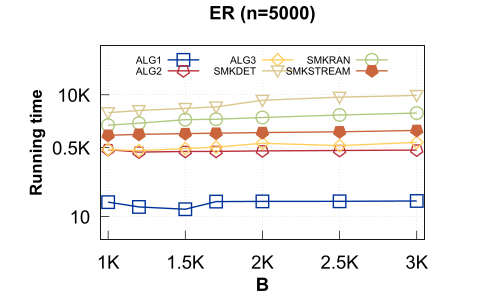

Recreate this plot in gnuplot.
set terminal pdf font "Arial,20"
set output 'ER_T.pdf'
set datafile separator ','

set title 'ER (n=5000)' font 'Arial-Bold, 20'

set xrange [950:3050]
set xtics ('1K' 1000,'1.5K' 1500,'2K' 2000,'2.5K' 2500,'3K' 3000)
set yrange [1:12]

set style data linespoints
set style line 1  linetype 2 linecolor rgb '#003399' linewidth 2 pointtype 4 pointsize 1.5 pointinterval 0
set style line 2  linetype 2 linecolor rgb "#BB2F3C"  linewidth 2 pointtype 89 pointsize 1.5 pointinterval 0
set style line 3  linetype 2 linecolor rgb "#FFD061"  linewidth 2 pointtype 12 pointsize 1.5 pointinterval 0
set style line 4  linetype 2 linecolor rgb "#D9C68E"  linewidth 2 pointtype 10 pointsize 1.5 pointinterval 0
set style line 5  linetype 2 linecolor rgb "#B1C97F"  linewidth 2 pointtype 81 pointsize 1.5 pointinterval 0
set style line 6  linetype 2 linecolor rgb "#C9643C"  linewidth 2 pointtype 75 pointsize 1.5 pointinterval 0



set grid

bm = 0.2
lm = 0.15
rm = 0.85
gap = 0.05
size = 0.70
#kk = 0.3 # relative height of bottom plot
y1 = 8; y2= 15

#set multiplot
#set border 1+2+8
set xtics nomirror
set ytics nomirror

set lmargin at screen bm
set rmargin at screen rm
set bmargin at screen bm
set tmargin at screen bm + size-0.05


#set yrange [y1:y2]
set ytics ('10' 2.3025,'0.5K' 6.214608,'10K' 9.21034)

set xlabel 'B' font 'Arial-Bold, 20' offset 0,0.5
set ylabel 'Running time' font 'Arial-Bold, 18' offset 0.5,0

set key horiz
set key left top font ",11"
plot "out1.csv" using 1:5 linestyle 1 title 'ALG1',\
	"out1.csv" using 1:9 linestyle 2 title 'ALG2',\
	"out1.csv" using 1:21 linestyle 3 title 'ALG3',\
	"out1.csv" using 1:33 linestyle 4 title 'SMKDET',\
	"out1.csv" using 1:45 linestyle 5 title 'SMKRAN',\
	"out1.csv" using 1:49 linestyle 6 title 'SMKSTREAM'
